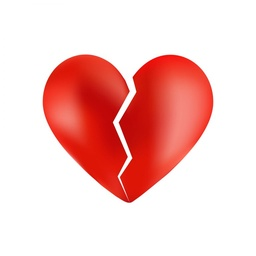
#> input picture shape correction 1.jpg, 256 x 256 px, shrunk from 768 x 768 before the run
$ python 'shape correction 1.py'
#> lines starting #> are read from the running program, lines starting #| are printed output that depends on the picture; after the words box and inside, x2 and y2 are one past the last pixel; in counts of white or black regions, pixels touching at a corner belong together
### morphology.py
import numpy as np


def morph(img=None, oper=None, iterations=1, strel=np.ones((3, 3)), bin=0):
    # This function accepts accepts a binary shape (img), morphological operation, structuring element
    # and number of iterations. It performs the specified operation of img by the structuring element
    # for the required number of iterations and returns the result.

    if bin:
        img = binarize(img)
    if oper is None:
        print('Choose specific morphological operator: erosion, dilation, closing, opening')
        return
    img = find_range(img)
    if oper == 'er':
        func = erosion
    elif oper == 'di':
        func = dilation
    elif oper == 'cl':
        func = closing
    elif oper == 'op':
        func = opening

    morphed_img = func(img, strel)
    if iterations > 1:
        for i in range(iterations - 1):
            morphed_img = func(morphed_img, strel)
            i += 1
    return morphed_img


def erosion(img, strel=np.ones((3, 3))):
    # The erosion function accepts a binary shape (img) and a structuring element. If no structuring element
    # is passed to the function, a 3-by-3 array of ones is used as a default.
    # The function returns the erosion of img by the structuring element.

    # img = binarize(img)
    img = find_range(img)
    img /= 255
    dim = img.shape
    strel = np.asarray(strel, dtype=np.uint8)
    orig = ((strel.shape[0]-1) // 2, (strel.shape[1] -1) // 2)
    x, y = strel.shape[0], strel.shape[1]
    a = np.zeros(dim)

    for i in range(dim[0]):
        for j in range(dim[1]):

            # Step I - Find the intersection of structuring element and current x-by-y subset of img.
            # If there is no intersection, continue:
            inters = img[fit(i - orig[0]):i - orig[0] + x, fit(j - orig[1]):j - orig[1] + y]
            if inters.shape[0] == 0 or inters.shape[1] == 0:
                continue

            # Step II - Find points (x0, y0), (x1, y1) such that the shape of
            # structuring element [x0:x1, y0:y1] will be equal to the shape of intersection:

            x0 = max(orig[0] - i, 0)
            x1 = (dim[0] + orig[0]) - (i + 1) if i + (x - orig[0]) > dim[0] else x - 1
            y0 = max(orig[1] - j, 0)
            y1 = (dim[1] + orig[1]) - (j + 1) if j + (y - orig[1]) > dim[1] else y - 1
            # Step III - Compute match:

            match = np.logical_and(inters, strel[x0:x1 + 1, y0:y1 + 1])
            if np.array_equal(match, strel[x0:x1 + 1, y0:y1 + 1]):
                a[i, j] = 1

    return np.asarray(a * 255, dtype=np.uint8)


def dilation(img, strel=np.ones((3, 3))):
    # The erosion function accepts a binary shape (img) and a structuring element. If no structuring element
    # is passed to the function, a 3-by-3 array of ones is used as a default.
    # The function returns the dilation of the binary shape by the structuring element.

    # img = binarize(img)
    img = find_range(img)
    img = img // 255
    dim = img.shape
    strel=np.asarray(strel, dtype=np.uint8)
    orig = ((strel.shape[0] - 1) // 2, (strel.shape[1] - 1) // 2)
    x, y = strel.shape[0], strel.shape[1]
    a = np.zeros(dim)

    for i in range(dim[0]):
        for j in range(dim[1]):

            # Step I - Find the intersection of structuring element and current x-by-y subset of img.
            # If there is no intersection, continue:
            inters = img[fit(i - orig[0]):i - orig[0] + x, fit(j - orig[1]):j - orig[1] + y]
            if inters.shape[0] == 0 or inters.shape[1] == 0:
                continue

            # Step II - find points (x0, y0), (x1, y1) such that the shape of
            # structuring element [x0:x1, y0:y1] will be equal to the shape of intersection:

            x0 = max(orig[0] - i, 0)
            x1 = (dim[0] + orig[0]) - (i + 1) if i + (x - orig[0]) > dim[0] else x - 1
            y0 = max(orig[1] - j, 0)
            y1 = (dim[1] + orig[1]) - (j + 1) if j + (y - orig[1]) > dim[1] else y - 1
            # Step III - Compute match:

            match = np.logical_and(inters, strel[x0:x1 + 1, y0:y1 + 1])
            if match.any():
                a[i, j] = 1

    return np.asarray(a * 255, dtype=np.uint8)


# [6 lines left out: function opening, not called in this run]


def closing(img, strel=np.ones((3, 3))):
    # The erosion function accepts a binary shape (img) and a structuring element. If no structuring element
    # is passed to the function, a 3-by-3 array of ones is used as a default.
    # The function returns the closing of img by the structuring element.

    return erosion(dilation(img, strel), strel)


def reverse(img):
    # Auxiliary function to convert black-over-white images to white-over-black images.

    rev = segment(img)
    rev[img == 0] = 255
    rev[img == 255] = 0
    return np.asarray(rev, dtype=np.uint8)


# [7 lines left out: function gray_conversion, not called in this run]


def segment(img, th=None):
    # This function performs a basic segmentation of a grayscale image according to given threshold.
    # Mean value of the image is used as default.

    if th is None:
        th = int(np.round(np.mean(img, axis=0).mean()))

    seg_img = img.copy()
    seg_img[seg_img < th] = 0
    seg_img[seg_img >= th] = 255
    return np.asarray(seg_img, dtype=np.uint8)


def hist_thresh(img):
    # This function performs segmentation of a grayscale image by computing the optimal threshold.

    mean = int(np.round(np.mean(img, axis=0).mean()))
    while True:
        fg_mean = np.mean(img[img > int(np.round(mean))])
        bg_mean = np.mean(img[img <= int(np.round(mean))])
        new_mean = (bg_mean + fg_mean) / 2
        if new_mean == mean:
            return segment(img, new_mean)
        mean = new_mean


def binarize(img, mode='hist', th=None):
    # Auxiliary function to convert color or grayscale images to black and white (binary).

    bin_img = img.copy()
    if len(img.shape) == 3:
        bin_img = gray_conversion(np.copy(img))
    if mode == 'seg':
        return segment(bin_img, th)
    if mode == 'hist':
        return hist_thresh(bin_img)


def fit(index):
    # Auxiliary function to compute intersection of a structuring element and a binary image.

    return max(index, 0)


def find_range(img):
    # Auxiliary function to turn binary images into [0, 255] format over [0, 1].

    if img[img == 1].any():
        return np.asarray(img * 255, dtype=np.float64)
    else:
        return np.asarray(img, dtype=np.float64)


def strel(shape='rect', dim=(3, 3), rad=3):
    if shape == 'rect':
        return np.ones(dim, np.uint8)
    if shape == 'cross':
        strel = np.zeros(dim, np.uint)
        strel[dim[0] // 2, :] = 1
        strel[:, dim[1] // 2] = 1
        return strel
    if shape == 'diag':
        return np.eye(dim[0], dim[1], dtype=np.uint8)
    if shape == 'anti':
        strel = np.eye(dim[0], dim[1], dtype=np.uint8)
        return np.fliplr(strel)
    if shape == 'ellipse':
        rad = abs(np.round(rad))
        strel = np.zeros((2*rad - 1, 2*rad - 1), np.uint8)
        origin = (2*rad - 1) // 2
        for x in range(2*rad - 1):
            for y in range(2*rad - 1):
                if (x - origin)**2 + (y - origin)**2 < rad**2 - 1:
                    strel[x, y] = 1
        return strel
    if shape == 'disk':
        rad = abs(np.round(rad))
        strel = np.zeros((2*rad - 1, 2*rad - 1), np.uint8)
        origin = (2*rad - 1) // 2
        for x in range(2*rad - 1):
            for y in range(2*rad - 1):
                if abs(x - origin) + abs(y - origin) < rad:
                    strel[x, y] = 1
        return strel


# [63 lines left out: functions hist_eq, erosion_ver2, dilation_ver2, not called in this run]

### shape correction 1.py
import cv2
import matplotlib.pyplot as plt
from morphology import *

# The most important application of mathematical morphology - mending a broken heart.

img = cv2.imread('shape correction 1.jpg', 0)
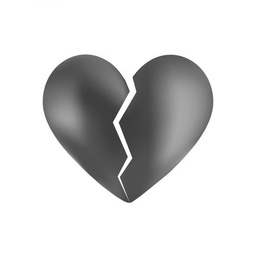
#> img: shape (256, 256); min 48, max 255, mean 214.8
img1 = binarize(img)
#> in hist_thresh, `mean = int(np.round(np.mean(img, axis=0).mean()))`: mean = 215
#> the loop in hist_thresh, `while True:` made 4 passes
#> (fg_mean, bg_mean, new_mean, mean) on passes 1 to 3: (254.8, 103, 178.9, 178.9), (254.6, 101.9, 178.3, 178.3), (254.6, 101.9, 178.3, 178.3)
#> (fg_mean, bg_mean, new_mean) on pass 4: (254.6, 101.9, 178.3)
#> in binarize, `return hist_thresh(bin_img)`:
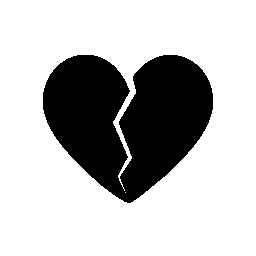
#> returned value: shape (256, 256); 73.9% white; 1 black region, box (x1, y1, x2, y2) and area: (43, 55, 213, 203) 17081
img2 = reverse(img1)
#> in reverse, `rev[img == 0] = 255`: rev: shape (256, 256); every value is 255
img3 = morph(img2, 'cl', 1, strel=strel('rect', (30, 30)))
#> in dilation, `strel=np.asarray(strel, dtype=np.uint8)`: strel: shape (30, 30); every value is 1
#> after the loop in dilation, `for i in range(dim[0]):`:
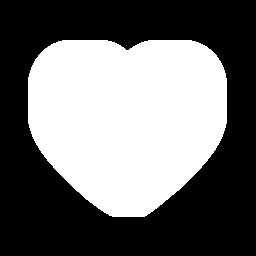
#> a: shape (256, 256) float64; values 0 (black) and 1 (white), 43.1% white; 1 white region, box (x1, y1, x2, y2) and area: (28, 40, 227, 217) 28223
#> after the loop in erosion, `for i in range(dim[0]):`:
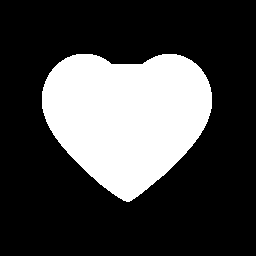
#> a: shape (256, 256) float64; values 0 (black) and 1 (white), 27.3% white; 1 white region, box (x1, y1, x2, y2) and area: (42, 54, 212, 202) 17870

plt.figure('Ex. f - shape correction')
plt.subplot(131).set_title('a broken heart')
plt.axis('off')
plt.imshow(img1, cmap='gray')
plt.subplot(132).set_title('a binarized & reversed broken heart')
plt.axis('off')
plt.imshow(img2, cmap='gray')
plt.subplot(133).set_title('LOVE IS AN OPEN(ED) DOOR! \n (although closing is used in this specific example)')
plt.axis('off')
plt.imshow(img3, cmap='gray')

plt.show()
